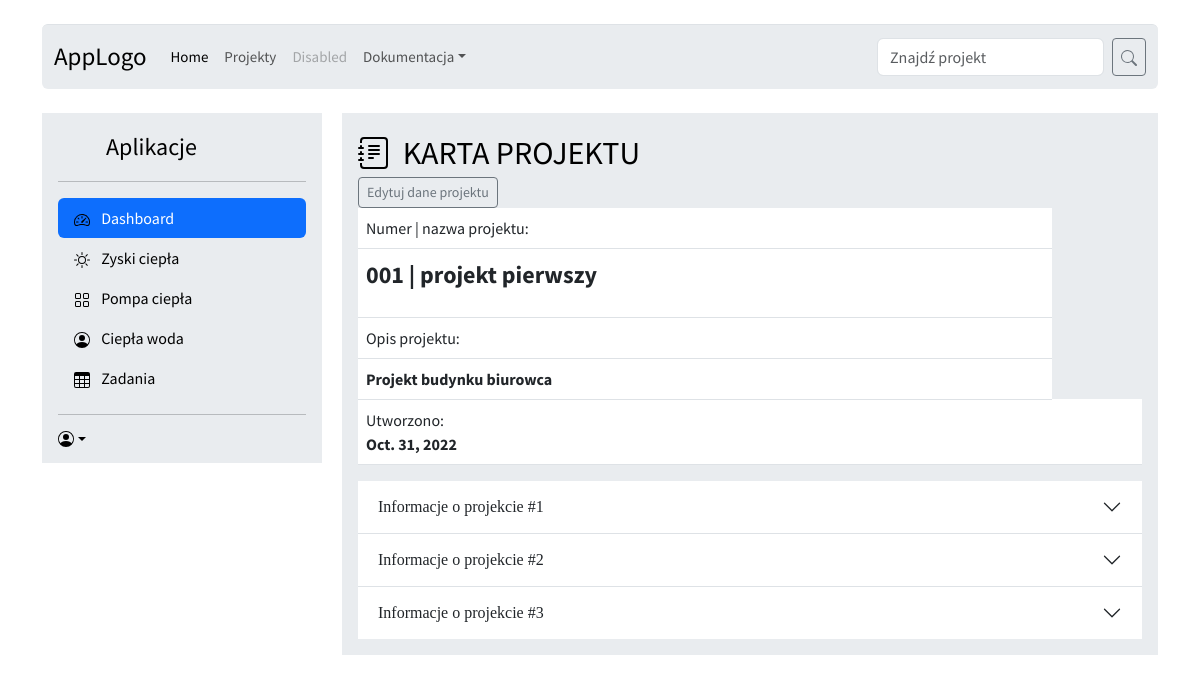
Screenshot of /projekty/1/ with the database file from the repository.
### zyski/models.py (models this page shows, shortened)
class Projekt(models.Model):
    name = models.CharField(max_length=90,
                             help_text="Nazwa projektu")
    proj_start_date = models.DateField(auto_now_add=True, verbose_name="Data utworzenia projektu.")
    number = models.CharField(max_length=20,
                            verbose_name="Numer projektu.")
    description = models.CharField(max_length=250, help_text="Opis projektu")

### zyski/views.py (the view)
# urls.py: path('projekty/<int:pk>/', views.proj_detail, name = 'proj-detail'),
def proj_detail(request,pk):
    proj = Projekt.objects.get(pk=pk)
    if request.method == "POST":
        new_name = request.POST['new_name']
        proj.name = new_name
        proj.save()
    return render(request, "proj-detail.html",{'proj': proj} )

### zyski/templates/proj-detail.html (shortened to what this page needs)
{% extends 'base.html' %}
{% load static %}
{% block content %}
<link href="{% static 'sidebars.css' %}" rel="stylesheet">
  <div class="d-flex flex-column flex-shrink-0 p-3 bg-body-secondary" style="width: 280px;">
    <a  class="d-flex align-items-center mb-3 mb-md-0 me-md-auto link-body-emphasis text-decoration-none">
      <svg class="bi pe-none me-2" width="40" height="32"><use xlink:href="#bootstrap"/></svg>
      <span class="fs-4">Aplikacje</span>
    </a>
    <hr>
    <ul class="nav nav-pills flex-column mb-auto">
      <li>
        <a href="" class="nav-link active bg-body-success">
          <svg class="bi pe-none me-2" width="16" height="16"><use xlink:href="#speedometer2"/></svg>
          Dashboard
        </a>
      </li>
      <li class="nav-item">
        <a href="zyski" class="nav-link link-body-emphasis" aria-current="page">
          Zyski ciepła
        </a>
      </li>
      <li>
        <a href="#" class="nav-link link-body-emphasis">
          <svg class="bi pe-none me-2" width="16" height="16"><use xlink:href="#grid"/></svg>
          Pompa ciepła
        </a>
      </li>
      <li>
        <a href="#" class="nav-link link-body-emphasis">
          <svg class="bi pe-none me-2" width="16" height="16"><use xlink:href="#people-circle"/></svg>
          Ciepła woda
        </a>
      </li>
      <li>
        <a href="#" class="nav-link link-body-emphasis">
          <svg class="bi pe-none me-2" width="16" height="16"><use xlink:href="#table"/></svg>
          Zadania
        </a>
      </li>
    </ul>
    <hr>
    <div class="dropdown">
      <a href="#" class="d-flex align-items-center link-body-emphasis text-decoration-none dropdown-toggle" data-bs-toggle="dropdown" aria-expanded="false">
      </a>
    </div>
  </div>
  {% block content-edit %}
  <div class="d-flex flex-column flex-shrink-0 p-3 bg-body-secondary" style=" margin-left: 300px; margin-top: -350px;" >
    <a  class="d-flex align-items-center mb-4 mb-md-0 me-md-auto link-body-emphasis text-decoration-none">
      <span class="fs-2"> &nbsp; KARTA PROJEKTU</span>
      <a href="edit" type="button" class="btn btn-sm btn-outline-secondary   mb-4 mb-md-0 me-md-auto"> Edytuj dane projektu </a>
    </a>
    <table class="table">
      <thead>
        <tr>
          <td scope="col"> Numer | nazwa projektu: </td>
        </tr>
      </thead>
      <tbody>
        <tr>
           <td><strong><p class="fs-4">{{proj.number}} | {{proj.name}}</p></strong>
          </td>
        </tr>
        <tr>
          <td scope="row">Opis projektu:</td>
        </tr>
        <tr>
          <td scope="row"><strong> {{proj.description}} </strong></td>
        </tr>
        <tr>
          <td scope="row">Utworzono: <br><strong> {{ proj.proj_start_date }} </strong></td>
          <td scope="row"></td>
          <td scope="row"></td>
        </tr>
      </tbody>
    </table>
  {% endblock %}
    <div class="accordion accordion-flush" id="accordionFlushExample">
      <div class="accordion-item">
        <h2 class="accordion-header">
          <button class="accordion-button collapsed" type="button" data-bs-toggle="collapse" data-bs-target="#flush-collapseOne" aria-expanded="false" aria-controls="flush-collapseOne">
            Informacje o projekcie #1
          </button>
        </h2>
      </div>
      <div class="accordion-item">
        <h2 class="accordion-header">
          <button class="accordion-button collapsed" type="button" data-bs-toggle="collapse" data-bs-target="#flush-collapseTwo" aria-expanded="false" aria-controls="flush-collapseTwo">
            Informacje o projekcie #2
          </button>
        </h2>
      </div>
      <div class="accordion-item">
        <h2 class="accordion-header">
          <button class="accordion-button collapsed" type="button" data-bs-toggle="collapse" data-bs-target="#flush-collapseThree" aria-expanded="false" aria-controls="flush-collapseThree">
            Informacje o projekcie #3
          </button>
        </h2>
      </div>
    </div>
  </div>
{% endblock %}

### static/main.css (style rules this page uses)
h1, h2, h3, h4, h5, h6 { font-family: 'Libre Baskerville', serif; }

### static/sidebars.css (style rules this page uses)
body { min-height: 100vh; min-height: -webkit-fill-available; }
html { height: -webkit-fill-available; }
.dropdown-toggle { outline: 0; }

### templates/base.html (style rules this page uses)
body { font-family: 'Source Sans Pro', sans-serif; background-color: #ffffffbc; padding-bottom: 20px; }

### rows the page displays
Projekt: number "001", name "projekt pierwszy", description "Projekt budynku biurowca", proj_start_date "Oct. 31, 2022"
